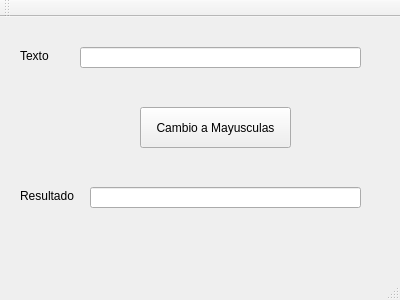
<?xml version="1.0" encoding="UTF-8"?>
<ui version="4.0">
 <class>MainWindow</class>
 <widget class="QMainWindow" name="MainWindow">
  <property name="geometry">
   <rect>
    <x>0</x>
    <y>0</y>
    <width>400</width>
    <height>300</height>
   </rect>
  </property>
  <property name="windowTitle">
   <string>Ejemplo001</string>
  </property>
  <widget class="QWidget" name="centralWidget">
   <widget class="QLineEdit" name="textoUsuario">
    <property name="geometry">
     <rect>
      <x>80</x>
      <y>30</y>
      <width>281</width>
      <height>21</height>
     </rect>
    </property>
   </widget>
   <widget class="QLabel" name="label">
    <property name="geometry">
     <rect>
      <x>20</x>
      <y>30</y>
      <width>59</width>
      <height>18</height>
     </rect>
    </property>
    <property name="text">
     <string>Texto</string>
    </property>
   </widget>
   <widget class="QPushButton" name="hacerCambio">
    <property name="geometry">
     <rect>
      <x>140</x>
      <y>90</y>
      <width>151</width>
      <height>41</height>
     </rect>
    </property>
    <property name="text">
     <string>Cambio a Mayusculas</string>
    </property>
   </widget>
   <widget class="QLabel" name="label_2">
    <property name="geometry">
     <rect>
      <x>20</x>
      <y>170</y>
      <width>71</width>
      <height>18</height>
     </rect>
    </property>
    <property name="text">
     <string>Resultado</string>
    </property>
   </widget>
   <widget class="QLineEdit" name="textoResultado">
    <property name="geometry">
     <rect>
      <x>90</x>
      <y>170</y>
      <width>271</width>
      <height>21</height>
     </rect>
    </property>
    <property name="readOnly">
     <bool>true</bool>
    </property>
   </widget>
  </widget>
  <widget class="QMenuBar" name="menuBar">
   <property name="geometry">
    <rect>
     <x>0</x>
     <y>0</y>
     <width>400</width>
     <height>30</height>
    </rect>
   </property>
  </widget>
  <widget class="QToolBar" name="mainToolBar">
   <attribute name="toolBarArea">
    <enum>TopToolBarArea</enum>
   </attribute>
   <attribute name="toolBarBreak">
    <bool>false</bool>
   </attribute>
  </widget>
  <widget class="QStatusBar" name="statusBar"/>
 </widget>
 <layoutdefault spacing="6" margin="11"/>
 <resources/>
 <connections/>
</ui>
